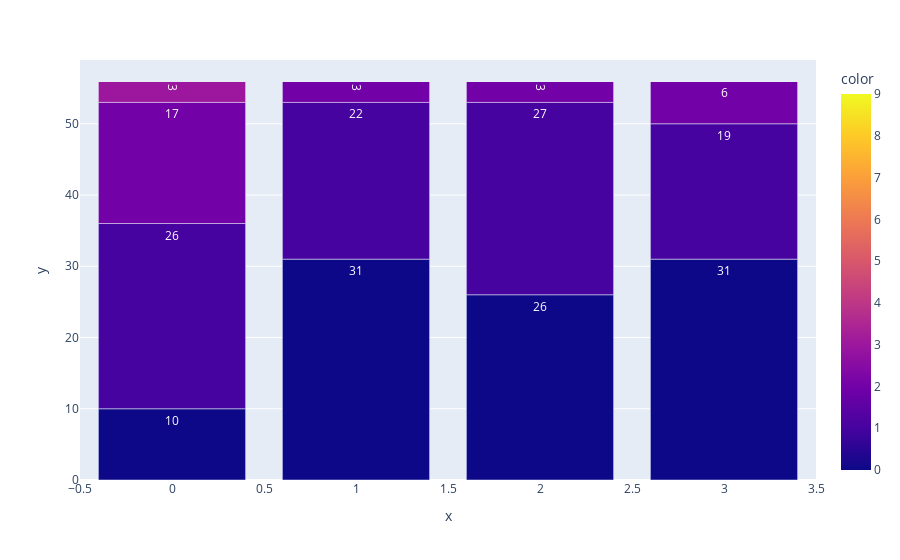

The notebook cell saved with this chart:
### Code cell
histo = []
for i in range(4):
    for j in range(10):
        histo.append([i, j, 0])
d = np.array(histo)


for i, v in enumerate(score):
    stage = int(i / 56) 
    cat = int(score[i] / 10)
    d[stage*10 + cat,-1] += 1

fig = px.bar(d, x=d[:,0], y=d[:,2], color=d[:,1], text_auto=True)
fig.show()

### Figure 1 — Plotly figure (JSON) as saved in the notebook; plotly's stock layout.template omitted (floating-point values rounded to 4 significant figures)
{"data": [{"alignmentgroup": "True", "hovertemplate": "x=%{x}<br>y=%{y}<br>color=%{marker.color}<extra></extra>", "legendgroup": "", "marker": {"color": [0, 1, 2, 3, 4, 5, 6, 7, 8, 9, 0, 1, 2, 3, 4, 5, 6, 7, 8, 9, 0, 1, 2, 3, 4, 5, 6, 7, 8, 9, 0, 1, 2, 3, 4, 5, 6, 7, 8, 9], "coloraxis": "coloraxis", "pattern": {"shape": ""}}, "name": "", "offsetgroup": "", "orientation": "v", "showlegend": false, "textposition": "auto", "texttemplate": "%{y}", "type": "bar", "x": [0, 0, 0, 0, 0, 0, 0, 0, 0, 0, 1, 1, 1, 1, 1, 1, 1, 1, 1, 1, 2, 2, 2, 2, 2, 2, 2, 2, 2, 2, 3, 3, 3, 3, 3, 3, 3, 3, 3, 3], "xaxis": "x", "y": [10, 26, 17, 3, 0, 0, 0, 0, 0, 0, 31, 22, 3, 0, 0, 0, 0, 0, 0, 0, 26, 27, 3, 0, 0, 0, 0, 0, 0, 0, 31, 19, 6, 0, 0, 0, 0, 0, 0, 0], "yaxis": "y"}], "layout": {"barmode": "relative", "coloraxis": {"colorbar": {"title": {"text": "color"}}, "colorscale": [[0, "#0d0887"], [0.1111, "#46039f"], [0.2222, "#7201a8"], [0.3333, "#9c179e"], [0.4444, "#bd3786"], [0.5556, "#d8576b"], [0.6667, "#ed7953"], [0.7778, "#fb9f3a"], [0.8889, "#fdca26"], [1, "#f0f921"]]}, "legend": {"tracegroupgap": 0}, "margin": {"t": 60}, "xaxis": {"anchor": "y", "domain": [0, 1], "title": {"text": "x"}}, "yaxis": {"anchor": "x", "domain": [0, 1], "title": {"text": "y"}}}}
